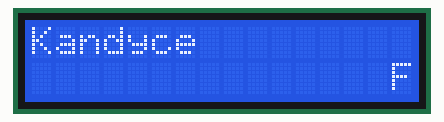
Simulated run of this sketch. Board: Arduino Uno, built with avr-gcc and run on an emulated ATmega328P. Shown: 16×2 character LCD.

Above: at 0.44 s.
At 2.47 s:
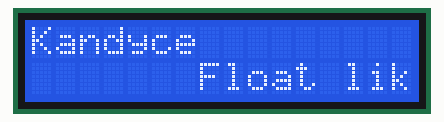
At 4.75 s:
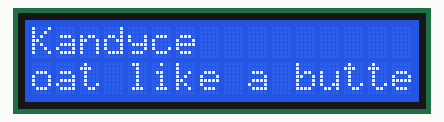
At 9.03 s:
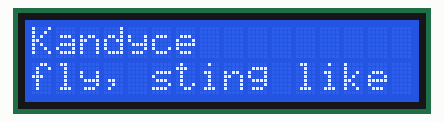
At 13.32 s:
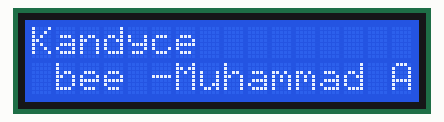
At 17.8 s:
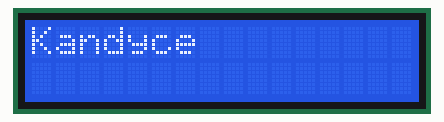

The sketch:

CS362_kburks2_Lab3.ino
```cpp
#include <LiquidCrystal.h>

LiquidCrystal lcd(12, 11, 5, 4, 3, 2);

int stringLength = 0, itr = 0, setDelay = 250, LCDWidth = 16;
String myName = "Kandyce", subString[16];

void setup() {
  lcd.begin(16, 2);
}

void loop() {
  scroll(1, "Float like a butterfly, sting like a bee -Muhammad Ali ");
}

void scroll(int line, String string) {
  stringLength = string.length();

  for (itr = LCDWidth; itr >= 0; itr--) {
    lcd.setCursor(0, line - 1);
    lcd.print(myName);
    lcd.setCursor(itr, line);
    lcd.print(string.substring(0, 16));
    delay(setDelay);
  }

  itr = 0;

  while (itr != stringLength) {
    itr++;
    lcd.setCursor(0, line);
    lcd.print(string.substring(itr,itr+16));
    delay(setDelay);
  }
}
```

Measured:
- by itself, everything shown: repeats every 18.2 s, in 70 steps
- what the display in image 5 shows lasts 0.8 s, from 17.7 s to 18.5 s
